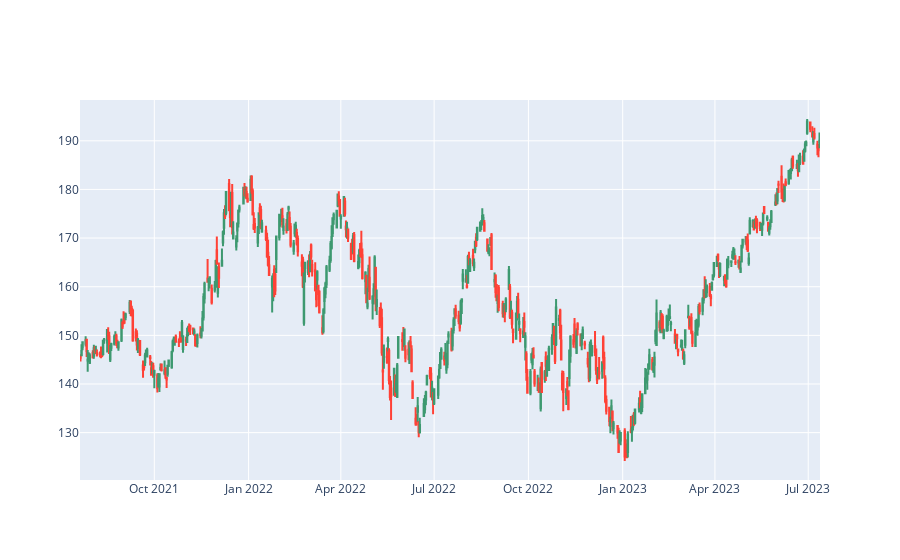

The notebook cell this image was saved under:
### Code cell
fig = go.Figure(data=[go.Candlestick(x=df_volume['date'],
                open=df_volume['open'], high=df_volume['high'],
                low=df_volume['low'], close=df_volume['close'])
                     ])

fig.update_layout(xaxis_rangeslider_visible=False)
fig.show()

### Figure 1 — Plotly figure (JSON) as saved in the notebook; plotly's stock layout.template omitted (floating-point values rounded to 4 significant figures; data arrays with more than 128 entries replaced by an {"elided": "..."} marker saying what was removed)
{"data": [{"close": {"elided": "497 float values"}, "high": {"elided": "497 float values"}, "low": {"elided": "497 float values"}, "open": {"elided": "497 float values"}, "type": "candlestick", "x": {"elided": "497 str values"}}], "layout": {"xaxis": {"rangeslider": {"visible": false}}}}
